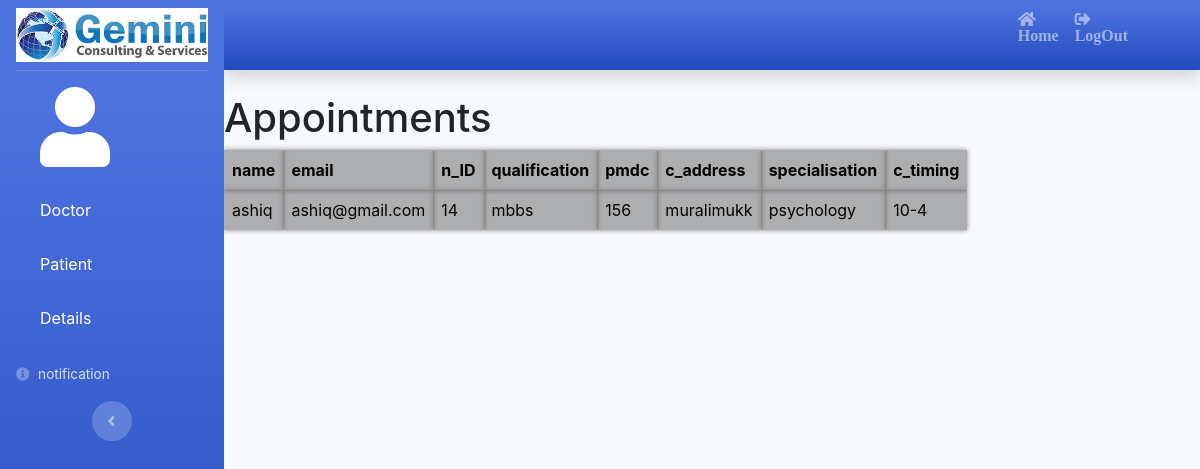
Screenshot of /doctordetails.php with the database file from the repository.
### tables this page shows
CREATE TABLE `doctor` (
  `id` int(11) NOT NULL,
  `name` varchar(20) NOT NULL,
  `email` varchar(20) NOT NULL,
  `n_id` varchar(20) NOT NULL,
  `qualification` varchar(20) NOT NULL,
  `pmdc` varchar(20) NOT NULL,
  `c_address` varchar(20) NOT NULL,
  `specialisation` varchar(20) NOT NULL,
  `c_timing` varchar(20) NOT NULL,
  `username` varchar(20) NOT NULL,
  `password` varchar(20) NOT NULL
);

### doctordetails.php (the view)
<?php include('adminbase.php');
include('connection.php');?>
<h1>Appointments</h1>
<?php $result2=mysqli_query($conn,"SELECT * from doctor") ?>
<table class="">
<th class="frm">name </th>
<th class="frm">email </th>
<th class="frm">n_ID </th>
<th class="frm">qualification</th>
<th class="frm">pmdc</th>
<th class="frm">c_address</th>
<th class="frm">specialisation</th>
<th class="frm">c_timing</th>
<?php while($row2=mysqli_fetch_assoc($result2))
        {?>
                   <tr>
                   <td class="frm"><?php echo $row2["name"] ?></td>
                   <td class="frm"><?php echo $row2["email"] ?></td>
                    <td  class="frm"><?php echo $row2["n_id"] ?></td>
                    <td class="frm"><?php echo $row2["qualification"] ?></td>
                    <td class="frm"><?php echo $row2["pmdc"] ?></td>
                    <td class="frm"><?php echo $row2["c_address"] ?></td>
                    <td class="frm"><?php echo $row2["specialisation"] ?></td>
                    <td class="frm"><?php echo $row2["c_timing"] ?></td>
                  </tr>
                  <?php }
                  ?>
            </table>

### css/style.css (style rules this page uses)
.frm { padding:8px; margin:10px; background-color:rgba(0,0,0,0.3); margin-left:50px; color:black; box-shadow:0px 0px 5px grey; }

### rows the page displays
doctor: name "ashiq", email "ashiq@gmail.com", n "14", qualification "mbbs", pmdc "156", c_address "muralimukk", specialisation "psychology", c_timing "10-4"
